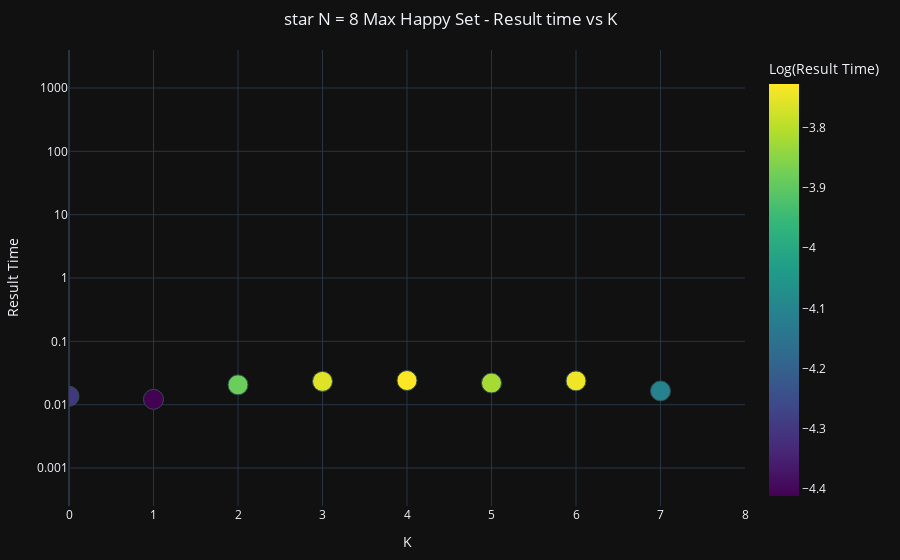
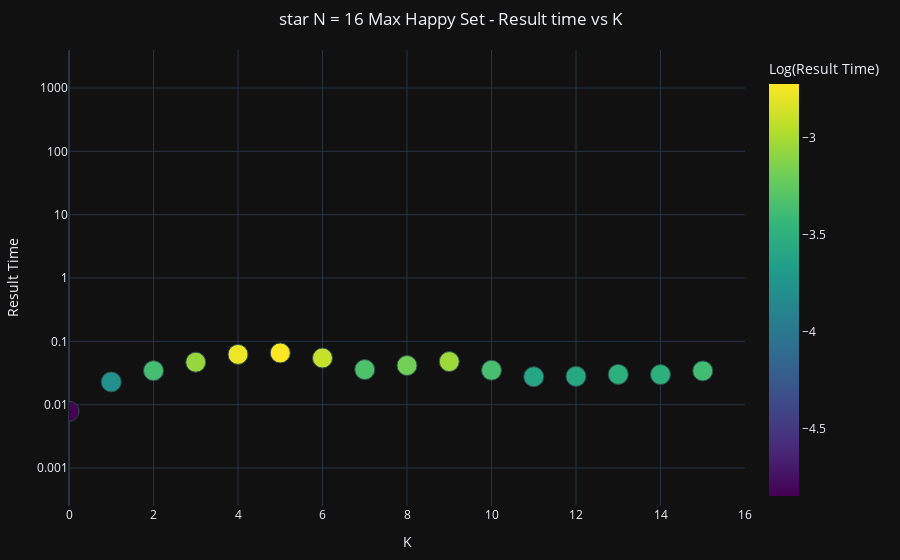
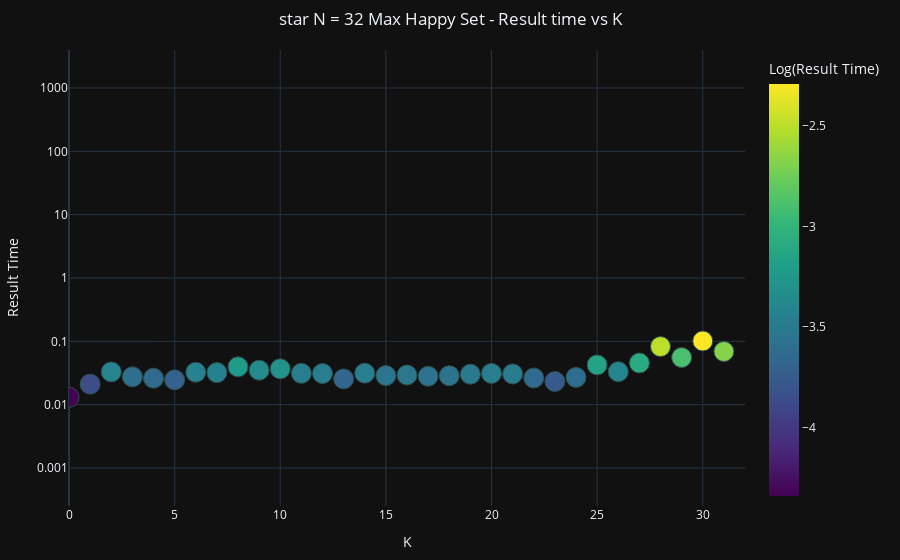
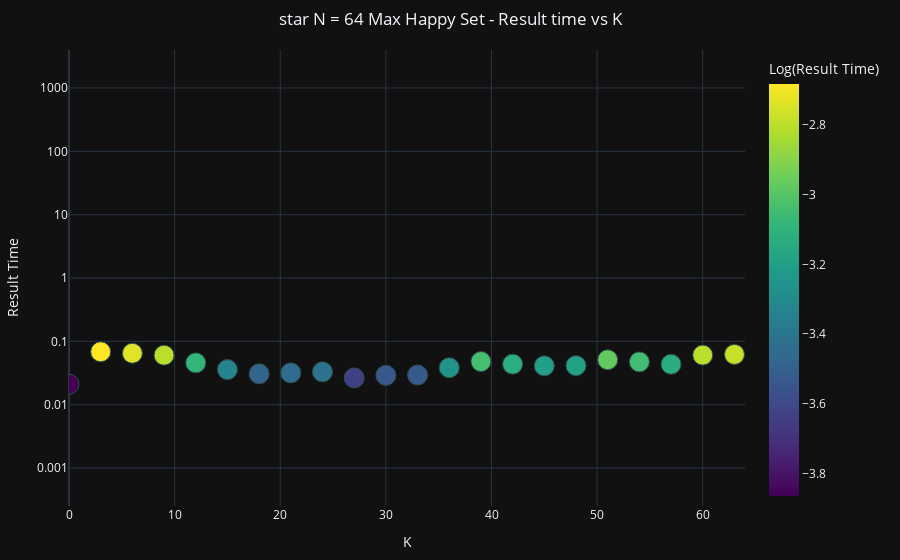

The notebook cell saved with these charts, in order:
### Code cell
for graphClass in ["star", "cubic", "bipartite", "BA", "lollipop"]:
    GraphsResults6p7_4(graphClass)

### Figure 1 — Plotly figure (JSON) as saved in the notebook; plotly's stock layout.template omitted (floating-point values rounded to 4 significant figures)
{"data": [{"hovertemplate": "K=%{x}<br>Result Time=%{y}<br>Log(Result Time)=%{marker.color}<extra></extra>", "legendgroup": "", "marker": {"color": [-4.299, -4.412, -3.883, -3.759, -3.727, -3.819, -3.741, -4.106], "coloraxis": "coloraxis", "line": {"color": "DarkSlateGrey", "width": 1}, "size": 20, "symbol": "circle"}, "mode": "markers", "name": "", "orientation": "v", "showlegend": false, "type": "scatter", "x": [0, 1, 2, 3, 4, 5, 6, 7], "xaxis": "x", "y": [0.01358, 0.01214, 0.02058, 0.0233, 0.02406, 0.02194, 0.02373, 0.01647], "yaxis": "y"}], "layout": {"coloraxis": {"colorbar": {"title": {"text": "Log(Result Time)"}}, "colorscale": [[0, "#440154"], [0.1111, "#482878"], [0.2222, "#3e4989"], [0.3333, "#31688e"], [0.4444, "#26828e"], [0.5556, "#1f9e89"], [0.6667, "#35b779"], [0.7778, "#6ece58"], [0.8889, "#b5de2b"], [1, "#fde725"]]}, "hovermode": "closest", "legend": {"borderwidth": 1, "title": {"font": {"size": 12}, "text": "k/N Ratio"}, "tracegroupgap": 0, "x": 1, "y": 1}, "margin": {"b": 50, "l": 50, "r": 50, "t": 50}, "title": {"text": "star N = 8 Max Happy Set - Result time vs K", "x": 0.5, "xanchor": "center"}, "xaxis": {"anchor": "y", "domain": [0, 1], "range": [0, 8], "title": {"text": "K"}, "type": "linear"}, "yaxis": {"anchor": "x", "domain": [0, 1], "range": [-3.6, 3.6], "title": {"text": "Result Time"}, "type": "log"}}}

### Figure 2 — Plotly figure (JSON) as saved in the notebook; plotly's stock layout.template omitted (floating-point values rounded to 4 significant figures)
{"data": [{"hovertemplate": "K=%{x}<br>Result Time=%{y}<br>Log(Result Time)=%{marker.color}<extra></extra>", "legendgroup": "", "marker": {"color": [-4.844, -3.778, -3.369, -3.061, -2.778, -2.725, -2.91, -3.329, -3.181, -3.038, -3.355, -3.588, -3.576, -3.505, -3.51, -3.378], "coloraxis": "coloraxis", "line": {"color": "DarkSlateGrey", "width": 1}, "size": 20, "symbol": "circle"}, "mode": "markers", "name": "", "orientation": "v", "showlegend": false, "type": "scatter", "x": [0, 1, 2, 3, 4, 5, 6, 7, 8, 9, 10, 11, 12, 13, 14, 15], "xaxis": "x", "y": [0.007873, 0.02286, 0.03443, 0.04682, 0.06213, 0.06555, 0.05449, 0.03582, 0.04154, 0.04791, 0.03491, 0.02765, 0.02798, 0.03005, 0.02988, 0.0341], "yaxis": "y"}], "layout": {"coloraxis": {"colorbar": {"title": {"text": "Log(Result Time)"}}, "colorscale": [[0, "#440154"], [0.1111, "#482878"], [0.2222, "#3e4989"], [0.3333, "#31688e"], [0.4444, "#26828e"], [0.5556, "#1f9e89"], [0.6667, "#35b779"], [0.7778, "#6ece58"], [0.8889, "#b5de2b"], [1, "#fde725"]]}, "hovermode": "closest", "legend": {"borderwidth": 1, "title": {"font": {"size": 12}, "text": "k/N Ratio"}, "tracegroupgap": 0, "x": 1, "y": 1}, "margin": {"b": 50, "l": 50, "r": 50, "t": 50}, "title": {"text": "star N = 16 Max Happy Set - Result time vs K", "x": 0.5, "xanchor": "center"}, "xaxis": {"anchor": "y", "domain": [0, 1], "range": [0, 16], "title": {"text": "K"}, "type": "linear"}, "yaxis": {"anchor": "x", "domain": [0, 1], "range": [-3.6, 3.6], "title": {"text": "Result Time"}, "type": "log"}}}

### Figure 3 — Plotly figure (JSON) as saved in the notebook; plotly's stock layout.template omitted (floating-point values rounded to 4 significant figures)
{"data": [{"hovertemplate": "K=%{x}<br>Result Time=%{y}<br>Log(Result Time)=%{marker.color}<extra></extra>", "legendgroup": "", "marker": {"color": [-4.34, -3.859, -3.414, -3.594, -3.643, -3.704, -3.428, -3.438, -3.228, -3.352, -3.301, -3.465, -3.473, -3.669, -3.46, -3.547, -3.528, -3.573, -3.552, -3.498, -3.468, -3.488, -3.635, -3.762, -3.613, -3.159, -3.407, -3.091, -2.493, -2.891, -2.29, -2.672], "coloraxis": "coloraxis", "line": {"color": "DarkSlateGrey", "width": 1}, "size": 20, "symbol": "circle"}, "mode": "markers", "name": "", "orientation": "v", "showlegend": false, "type": "scatter", "x": [0, 1, 2, 3, 4, 5, 6, 7, 8, 9, 10, 11, 12, 13, 14, 15, 16, 17, 18, 19, 20, 21, 22, 23, 24, 25, 26, 27, 28, 29, 30, 31], "xaxis": "x", "y": [0.01304, 0.0211, 0.03291, 0.02749, 0.02618, 0.02464, 0.03244, 0.03212, 0.03964, 0.03501, 0.03683, 0.03127, 0.03101, 0.0255, 0.03144, 0.02882, 0.02938, 0.02807, 0.02868, 0.03027, 0.03118, 0.03056, 0.02638, 0.02324, 0.02696, 0.04246, 0.03314, 0.04548, 0.08268, 0.05551, 0.1012, 0.06908], "yaxis": "y"}], "layout": {"coloraxis": {"colorbar": {"title": {"text": "Log(Result Time)"}}, "colorscale": [[0, "#440154"], [0.1111, "#482878"], [0.2222, "#3e4989"], [0.3333, "#31688e"], [0.4444, "#26828e"], [0.5556, "#1f9e89"], [0.6667, "#35b779"], [0.7778, "#6ece58"], [0.8889, "#b5de2b"], [1, "#fde725"]]}, "hovermode": "closest", "legend": {"borderwidth": 1, "title": {"font": {"size": 12}, "text": "k/N Ratio"}, "tracegroupgap": 0, "x": 1, "y": 1}, "margin": {"b": 50, "l": 50, "r": 50, "t": 50}, "title": {"text": "star N = 32 Max Happy Set - Result time vs K", "x": 0.5, "xanchor": "center"}, "xaxis": {"anchor": "y", "domain": [0, 1], "range": [0, 32], "title": {"text": "K"}, "type": "linear"}, "yaxis": {"anchor": "x", "domain": [0, 1], "range": [-3.6, 3.6], "title": {"text": "Result Time"}, "type": "log"}}}

### Figure 4 — Plotly figure (JSON) as saved in the notebook; plotly's stock layout.template omitted (floating-point values rounded to 4 significant figures)
{"data": [{"hovertemplate": "K=%{x}<br>Result Time=%{y}<br>Log(Result Time)=%{marker.color}<extra></extra>", "legendgroup": "", "marker": {"color": [-3.864, -2.682, -2.736, -2.807, -3.085, -3.329, -3.484, -3.449, -3.411, -3.634, -3.539, -3.528, -3.261, -3.037, -3.131, -3.195, -3.186, -2.971, -3.05, -3.137, -2.804, -2.778], "coloraxis": "coloraxis", "line": {"color": "DarkSlateGrey", "width": 1}, "size": 20, "symbol": "circle"}, "mode": "markers", "name": "", "orientation": "v", "showlegend": false, "type": "scatter", "x": [0, 3, 6, 9, 12, 15, 18, 21, 24, 27, 30, 33, 36, 39, 42, 45, 48, 51, 54, 57, 60, 63], "xaxis": "x", "y": [0.02098, 0.0684, 0.06485, 0.0604, 0.04571, 0.03581, 0.03068, 0.03176, 0.033, 0.02641, 0.02903, 0.02936, 0.03833, 0.04799, 0.04366, 0.04098, 0.04132, 0.05123, 0.04738, 0.0434, 0.06057, 0.06217], "yaxis": "y"}], "layout": {"coloraxis": {"colorbar": {"title": {"text": "Log(Result Time)"}}, "colorscale": [[0, "#440154"], [0.1111, "#482878"], [0.2222, "#3e4989"], [0.3333, "#31688e"], [0.4444, "#26828e"], [0.5556, "#1f9e89"], [0.6667, "#35b779"], [0.7778, "#6ece58"], [0.8889, "#b5de2b"], [1, "#fde725"]]}, "hovermode": "closest", "legend": {"borderwidth": 1, "title": {"font": {"size": 12}, "text": "k/N Ratio"}, "tracegroupgap": 0, "x": 1, "y": 1}, "margin": {"b": 50, "l": 50, "r": 50, "t": 50}, "title": {"text": "star N = 64 Max Happy Set - Result time vs K", "x": 0.5, "xanchor": "center"}, "xaxis": {"anchor": "y", "domain": [0, 1], "range": [0, 64], "title": {"text": "K"}, "type": "linear"}, "yaxis": {"anchor": "x", "domain": [0, 1], "range": [-3.6, 3.6], "title": {"text": "Result Time"}, "type": "log"}}}
